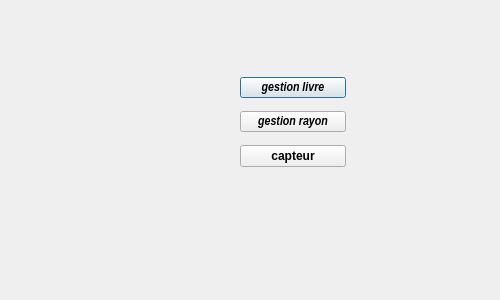
<?xml version="1.0" encoding="UTF-8"?>
<ui version="4.0">
 <class>intermediaire</class>
 <widget class="QDialog" name="intermediaire">
  <property name="geometry">
   <rect>
    <x>0</x>
    <y>0</y>
    <width>500</width>
    <height>300</height>
   </rect>
  </property>
  <property name="windowTitle">
   <string>Dialog</string>
  </property>
  <widget class="QLabel" name="label_pic">
   <property name="geometry">
    <rect>
     <x>0</x>
     <y>0</y>
     <width>500</width>
     <height>300</height>
    </rect>
   </property>
   <property name="text">
    <string/>
   </property>
  </widget>
  <widget class="QWidget" name="">
   <property name="geometry">
    <rect>
     <x>240</x>
     <y>70</y>
     <width>106</width>
     <height>106</height>
    </rect>
   </property>
   <layout class="QVBoxLayout" name="verticalLayout">
    <item>
     <widget class="QPushButton" name="livre_pushbutton">
      <property name="font">
       <font>
        <family>Arial Narrow</family>
        <pointsize>10</pointsize>
        <weight>75</weight>
        <italic>true</italic>
        <bold>true</bold>
       </font>
      </property>
      <property name="text">
       <string>gestion livre</string>
      </property>
     </widget>
    </item>
    <item>
     <widget class="QPushButton" name="rayon_pushbutton">
      <property name="font">
       <font>
        <family>Arial Narrow</family>
        <pointsize>10</pointsize>
        <weight>75</weight>
        <italic>true</italic>
        <bold>true</bold>
       </font>
      </property>
      <property name="text">
       <string>gestion rayon</string>
      </property>
     </widget>
    </item>
    <item>
     <widget class="QPushButton" name="capteur_pushButton">
      <property name="font">
       <font>
        <pointsize>9</pointsize>
        <weight>75</weight>
        <bold>true</bold>
       </font>
      </property>
      <property name="text">
       <string>capteur</string>
      </property>
     </widget>
    </item>
   </layout>
  </widget>
  <zorder>label_pic</zorder>
  <zorder>livre_pushbutton</zorder>
  <zorder>rayon_pushbutton</zorder>
  <zorder>capteur_pushButton</zorder>
 </widget>
 <resources/>
 <connections/>
</ui>
